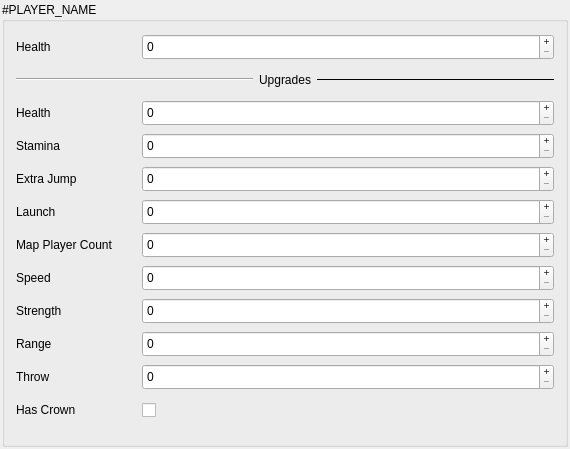
<?xml version="1.0" encoding="UTF-8"?>
<ui version="4.0">
 <class>PlayerWidgetItemClass</class>
 <widget class="QWidget" name="PlayerWidgetItemClass">
  <property name="geometry">
   <rect>
    <x>0</x>
    <y>0</y>
    <width>570</width>
    <height>449</height>
   </rect>
  </property>
  <property name="windowTitle">
   <string>PlayerWidgetItem</string>
  </property>
  <layout class="QGridLayout" name="gridLayout">
   <property name="leftMargin">
    <number>2</number>
   </property>
   <property name="topMargin">
    <number>2</number>
   </property>
   <property name="rightMargin">
    <number>2</number>
   </property>
   <property name="bottomMargin">
    <number>2</number>
   </property>
   <item row="0" column="0">
    <widget class="QGroupBox" name="playerGroupBox">
     <property name="title">
      <string>#PLAYER_NAME</string>
     </property>
     <layout class="QVBoxLayout" name="verticalLayout">
      <item>
       <layout class="QHBoxLayout" name="horizontalLayout">
        <item>
         <widget class="QLabel" name="label">
          <property name="minimumSize">
           <size>
            <width>120</width>
            <height>26</height>
           </size>
          </property>
          <property name="text">
           <string>Health</string>
          </property>
         </widget>
        </item>
        <item>
         <widget class="QSpinBox" name="playerHealthSpinBox">
          <property name="sizePolicy">
           <sizepolicy hsizetype="Expanding" vsizetype="Fixed">
            <horstretch>0</horstretch>
            <verstretch>0</verstretch>
           </sizepolicy>
          </property>
          <property name="minimumSize">
           <size>
            <width>240</width>
            <height>26</height>
           </size>
          </property>
          <property name="buttonSymbols">
           <enum>QAbstractSpinBox::ButtonSymbols::PlusMinus</enum>
          </property>
          <property name="maximum">
           <number>10000</number>
          </property>
          <property name="singleStep">
           <number>20</number>
          </property>
         </widget>
        </item>
       </layout>
      </item>
      <item>
       <layout class="QHBoxLayout" name="horizontalLayout_12">
        <item>
         <widget class="Line" name="line_2">
          <property name="sizePolicy">
           <sizepolicy hsizetype="Expanding" vsizetype="Fixed">
            <horstretch>0</horstretch>
            <verstretch>0</verstretch>
           </sizepolicy>
          </property>
          <property name="orientation">
           <enum>Qt::Orientation::Horizontal</enum>
          </property>
         </widget>
        </item>
        <item>
         <widget class="QLabel" name="label_12">
          <property name="sizePolicy">
           <sizepolicy hsizetype="Minimum" vsizetype="Minimum">
            <horstretch>0</horstretch>
            <verstretch>0</verstretch>
           </sizepolicy>
          </property>
          <property name="minimumSize">
           <size>
            <width>4</width>
            <height>26</height>
           </size>
          </property>
          <property name="text">
           <string>Upgrades</string>
          </property>
          <property name="alignment">
           <set>Qt::AlignmentFlag::AlignCenter</set>
          </property>
         </widget>
        </item>
        <item>
         <widget class="Line" name="line">
          <property name="sizePolicy">
           <sizepolicy hsizetype="Expanding" vsizetype="Fixed">
            <horstretch>0</horstretch>
            <verstretch>0</verstretch>
           </sizepolicy>
          </property>
          <property name="frameShadow">
           <enum>QFrame::Shadow::Plain</enum>
          </property>
          <property name="orientation">
           <enum>Qt::Orientation::Horizontal</enum>
          </property>
         </widget>
        </item>
       </layout>
      </item>
      <item>
       <layout class="QHBoxLayout" name="horizontalLayout_5">
        <item>
         <widget class="QLabel" name="label_5">
          <property name="minimumSize">
           <size>
            <width>120</width>
            <height>26</height>
           </size>
          </property>
          <property name="text">
           <string>Health</string>
          </property>
         </widget>
        </item>
        <item>
         <widget class="QSpinBox" name="healthSpinBox">
          <property name="sizePolicy">
           <sizepolicy hsizetype="Expanding" vsizetype="Fixed">
            <horstretch>0</horstretch>
            <verstretch>0</verstretch>
           </sizepolicy>
          </property>
          <property name="minimumSize">
           <size>
            <width>240</width>
            <height>26</height>
           </size>
          </property>
          <property name="buttonSymbols">
           <enum>QAbstractSpinBox::ButtonSymbols::PlusMinus</enum>
          </property>
          <property name="maximum">
           <number>10000</number>
          </property>
         </widget>
        </item>
       </layout>
      </item>
      <item>
       <layout class="QHBoxLayout" name="horizontalLayout_6">
        <item>
         <widget class="QLabel" name="label_6">
          <property name="minimumSize">
           <size>
            <width>120</width>
            <height>26</height>
           </size>
          </property>
          <property name="text">
           <string>Stamina</string>
          </property>
         </widget>
        </item>
        <item>
         <widget class="QSpinBox" name="staminaSpinBox">
          <property name="sizePolicy">
           <sizepolicy hsizetype="Expanding" vsizetype="Fixed">
            <horstretch>0</horstretch>
            <verstretch>0</verstretch>
           </sizepolicy>
          </property>
          <property name="minimumSize">
           <size>
            <width>240</width>
            <height>26</height>
           </size>
          </property>
          <property name="buttonSymbols">
           <enum>QAbstractSpinBox::ButtonSymbols::PlusMinus</enum>
          </property>
          <property name="maximum">
           <number>10000</number>
          </property>
         </widget>
        </item>
       </layout>
      </item>
      <item>
       <layout class="QHBoxLayout" name="horizontalLayout_7">
        <item>
         <widget class="QLabel" name="label_7">
          <property name="minimumSize">
           <size>
            <width>120</width>
            <height>26</height>
           </size>
          </property>
          <property name="text">
           <string>Extra Jump</string>
          </property>
         </widget>
        </item>
        <item>
         <widget class="QSpinBox" name="extraJumpSpinBox">
          <property name="sizePolicy">
           <sizepolicy hsizetype="Expanding" vsizetype="Fixed">
            <horstretch>0</horstretch>
            <verstretch>0</verstretch>
           </sizepolicy>
          </property>
          <property name="minimumSize">
           <size>
            <width>240</width>
            <height>26</height>
           </size>
          </property>
          <property name="buttonSymbols">
           <enum>QAbstractSpinBox::ButtonSymbols::PlusMinus</enum>
          </property>
          <property name="maximum">
           <number>10000</number>
          </property>
         </widget>
        </item>
       </layout>
      </item>
      <item>
       <layout class="QHBoxLayout" name="horizontalLayout_8">
        <item>
         <widget class="QLabel" name="label_8">
          <property name="minimumSize">
           <size>
            <width>120</width>
            <height>26</height>
           </size>
          </property>
          <property name="text">
           <string>Launch</string>
          </property>
         </widget>
        </item>
        <item>
         <widget class="QSpinBox" name="launchSpinBox">
          <property name="sizePolicy">
           <sizepolicy hsizetype="Expanding" vsizetype="Fixed">
            <horstretch>0</horstretch>
            <verstretch>0</verstretch>
           </sizepolicy>
          </property>
          <property name="minimumSize">
           <size>
            <width>240</width>
            <height>26</height>
           </size>
          </property>
          <property name="buttonSymbols">
           <enum>QAbstractSpinBox::ButtonSymbols::PlusMinus</enum>
          </property>
          <property name="maximum">
           <number>10000</number>
          </property>
         </widget>
        </item>
       </layout>
      </item>
      <item>
       <layout class="QHBoxLayout" name="horizontalLayout_9">
        <item>
         <widget class="QLabel" name="label_9">
          <property name="minimumSize">
           <size>
            <width>120</width>
            <height>26</height>
           </size>
          </property>
          <property name="text">
           <string>Map Player Count</string>
          </property>
         </widget>
        </item>
        <item>
         <widget class="QSpinBox" name="mapPlayerCountSpinBox">
          <property name="sizePolicy">
           <sizepolicy hsizetype="Expanding" vsizetype="Fixed">
            <horstretch>0</horstretch>
            <verstretch>0</verstretch>
           </sizepolicy>
          </property>
          <property name="minimumSize">
           <size>
            <width>240</width>
            <height>26</height>
           </size>
          </property>
          <property name="buttonSymbols">
           <enum>QAbstractSpinBox::ButtonSymbols::PlusMinus</enum>
          </property>
          <property name="maximum">
           <number>10000</number>
          </property>
         </widget>
        </item>
       </layout>
      </item>
      <item>
       <layout class="QHBoxLayout" name="horizontalLayout_10">
        <item>
         <widget class="QLabel" name="label_10">
          <property name="minimumSize">
           <size>
            <width>120</width>
            <height>26</height>
           </size>
          </property>
          <property name="text">
           <string>Speed</string>
          </property>
         </widget>
        </item>
        <item>
         <widget class="QSpinBox" name="speedSpinBox">
          <property name="sizePolicy">
           <sizepolicy hsizetype="Expanding" vsizetype="Fixed">
            <horstretch>0</horstretch>
            <verstretch>0</verstretch>
           </sizepolicy>
          </property>
          <property name="minimumSize">
           <size>
            <width>240</width>
            <height>26</height>
           </size>
          </property>
          <property name="buttonSymbols">
           <enum>QAbstractSpinBox::ButtonSymbols::PlusMinus</enum>
          </property>
          <property name="maximum">
           <number>10000</number>
          </property>
         </widget>
        </item>
       </layout>
      </item>
      <item>
       <layout class="QHBoxLayout" name="horizontalLayout_11">
        <item>
         <widget class="QLabel" name="label_11">
          <property name="minimumSize">
           <size>
            <width>120</width>
            <height>26</height>
           </size>
          </property>
          <property name="text">
           <string>Strength</string>
          </property>
         </widget>
        </item>
        <item>
         <widget class="QSpinBox" name="strengthSpinBox">
          <property name="sizePolicy">
           <sizepolicy hsizetype="Expanding" vsizetype="Fixed">
            <horstretch>0</horstretch>
            <verstretch>0</verstretch>
           </sizepolicy>
          </property>
          <property name="minimumSize">
           <size>
            <width>240</width>
            <height>26</height>
           </size>
          </property>
          <property name="buttonSymbols">
           <enum>QAbstractSpinBox::ButtonSymbols::PlusMinus</enum>
          </property>
          <property name="maximum">
           <number>10000</number>
          </property>
         </widget>
        </item>
       </layout>
      </item>
      <item>
       <layout class="QHBoxLayout" name="horizontalLayout_2">
        <item>
         <widget class="QLabel" name="label_2">
          <property name="minimumSize">
           <size>
            <width>120</width>
            <height>26</height>
           </size>
          </property>
          <property name="text">
           <string>Range</string>
          </property>
         </widget>
        </item>
        <item>
         <widget class="QSpinBox" name="rangeSpinBox">
          <property name="sizePolicy">
           <sizepolicy hsizetype="Expanding" vsizetype="Fixed">
            <horstretch>0</horstretch>
            <verstretch>0</verstretch>
           </sizepolicy>
          </property>
          <property name="minimumSize">
           <size>
            <width>240</width>
            <height>26</height>
           </size>
          </property>
          <property name="buttonSymbols">
           <enum>QAbstractSpinBox::ButtonSymbols::PlusMinus</enum>
          </property>
          <property name="maximum">
           <number>10000</number>
          </property>
         </widget>
        </item>
       </layout>
      </item>
      <item>
       <layout class="QHBoxLayout" name="horizontalLayout_3">
        <item>
         <widget class="QLabel" name="label_3">
          <property name="minimumSize">
           <size>
            <width>120</width>
            <height>26</height>
           </size>
          </property>
          <property name="text">
           <string>Throw</string>
          </property>
         </widget>
        </item>
        <item>
         <widget class="QSpinBox" name="throwSpinBox">
          <property name="sizePolicy">
           <sizepolicy hsizetype="Expanding" vsizetype="Fixed">
            <horstretch>0</horstretch>
            <verstretch>0</verstretch>
           </sizepolicy>
          </property>
          <property name="minimumSize">
           <size>
            <width>240</width>
            <height>26</height>
           </size>
          </property>
          <property name="buttonSymbols">
           <enum>QAbstractSpinBox::ButtonSymbols::PlusMinus</enum>
          </property>
          <property name="maximum">
           <number>10000</number>
          </property>
         </widget>
        </item>
       </layout>
      </item>
      <item>
       <layout class="QHBoxLayout" name="horizontalLayout_4">
        <item>
         <widget class="QLabel" name="label_4">
          <property name="minimumSize">
           <size>
            <width>120</width>
            <height>26</height>
           </size>
          </property>
          <property name="text">
           <string>Has Crown</string>
          </property>
         </widget>
        </item>
        <item>
         <widget class="QCheckBox" name="hasCrownCheckBox">
          <property name="sizePolicy">
           <sizepolicy hsizetype="Expanding" vsizetype="Fixed">
            <horstretch>0</horstretch>
            <verstretch>0</verstretch>
           </sizepolicy>
          </property>
          <property name="minimumSize">
           <size>
            <width>0</width>
            <height>26</height>
           </size>
          </property>
          <property name="text">
           <string/>
          </property>
         </widget>
        </item>
       </layout>
      </item>
     </layout>
    </widget>
   </item>
  </layout>
 </widget>
 <layoutdefault spacing="6" margin="11"/>
 <resources/>
 <connections/>
</ui>
